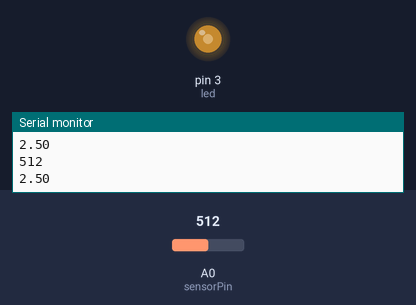
Bench run of a sketch on a simulated Arduino Uno, built with avr-gcc and run on an emulated ATmega328P. On the bench: output pins drawn as LEDs (lit = HIGH), the last lines printed to the serial monitor. The inputs (shaded band) are chosen by the test bench; at power-on: A0 (sensorPin) = 512.

Above: at 1.2 s.
1.3 s: A0 (sensorPin) set to 716
At 2.2 s:
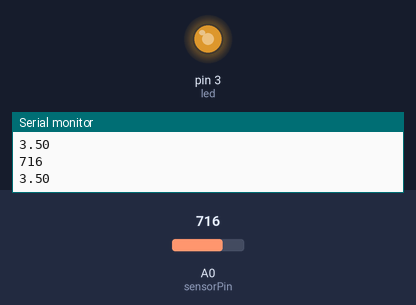
2.8 s: A0 (sensorPin) set to 900
At 3.8 s:
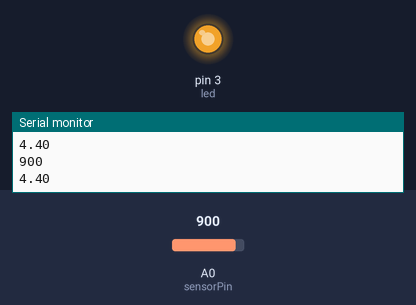
4.3 s: A0 (sensorPin) set to 122
At 5.4 s:
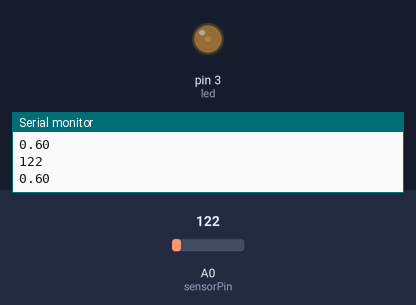
5.8 s: A0 (sensorPin) set to 0
At 6.9 s:
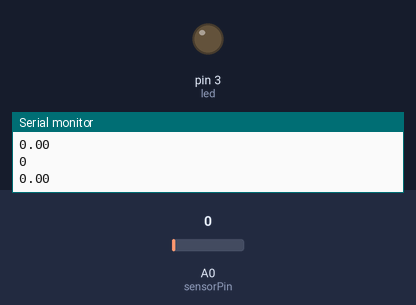
7.3 s: A0 (sensorPin) set to 511
At 8.4 s:
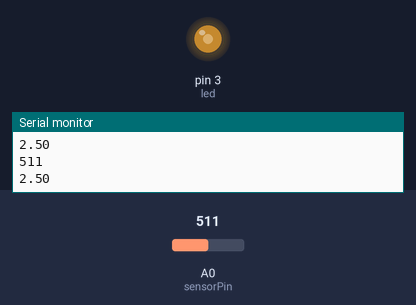
Timing chart, 0 to 9.8 s (numbered marks = the images above; inputs shaded):
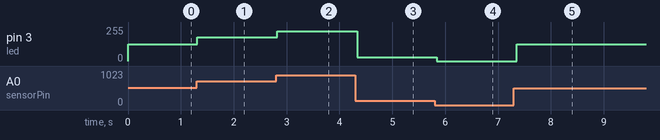

The sketch:

project_8-3.ino
```cpp
int sensorPin = A0;
int led = 3;

void setup()
{

  pinMode(led, OUTPUT);
  Serial.begin(9600);

}
void loop()
{
  int sensorValue = 0;
  float voltage = 0.0;

  sensorValue = analogRead(sensorPin);
  voltage = ((float)sensorValue / 1023.0) * 5.0;
  Serial.println(sensorValue);
  Serial.println(voltage);

  sensorValue = map(sensorValue, 0, 1023, 0, 255);
  analogWrite(led, sensorValue);
  delay(100);
}
```

Measured:
- after the input at 1.3 s, pin 3 (led): 127/255 → 178/255 at once
- after the input at 2.8 s, pin 3 (led): 178/255 → 224/255 at once
- after the input at 4.3 s, pin 3 (led): 224/255 → 30/255 at once
- after the input at 5.8 s, pin 3 (led): 30/255 → 0/255 at once
- after the input at 7.3 s, pin 3 (led): 0/255 → 127/255 after 0.05 s
